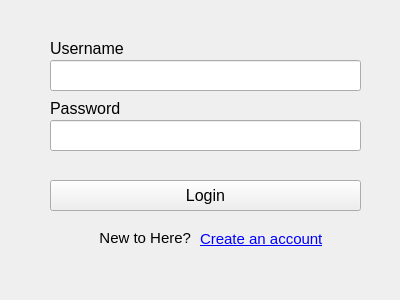
<?xml version="1.0" encoding="UTF-8"?>
<ui version="4.0">
 <class>Login</class>
 <widget class="QWidget" name="Login">
  <property name="geometry">
   <rect>
    <x>0</x>
    <y>0</y>
    <width>400</width>
    <height>300</height>
   </rect>
  </property>
  <property name="windowTitle">
   <string>Login</string>
  </property>
  <widget class="QLineEdit" name="Username_lineEdit">
   <property name="geometry">
    <rect>
     <x>50</x>
     <y>60</y>
     <width>311</width>
     <height>31</height>
    </rect>
   </property>
  </widget>
  <widget class="QLabel" name="Username_label">
   <property name="geometry">
    <rect>
     <x>50</x>
     <y>40</y>
     <width>91</width>
     <height>16</height>
    </rect>
   </property>
   <property name="font">
    <font>
     <family>Arial</family>
     <pointsize>12</pointsize>
    </font>
   </property>
   <property name="text">
    <string>Username</string>
   </property>
   <property name="alignment">
    <set>Qt::AlignLeading|Qt::AlignLeft|Qt::AlignVCenter</set>
   </property>
  </widget>
  <widget class="QLineEdit" name="Password_lineEdit">
   <property name="geometry">
    <rect>
     <x>50</x>
     <y>120</y>
     <width>311</width>
     <height>31</height>
    </rect>
   </property>
   <property name="echoMode">
    <enum>QLineEdit::Password</enum>
   </property>
  </widget>
  <widget class="QLabel" name="Password_label">
   <property name="geometry">
    <rect>
     <x>50</x>
     <y>100</y>
     <width>91</width>
     <height>16</height>
    </rect>
   </property>
   <property name="font">
    <font>
     <family>Arial</family>
     <pointsize>12</pointsize>
    </font>
   </property>
   <property name="text">
    <string>Password</string>
   </property>
   <property name="alignment">
    <set>Qt::AlignLeading|Qt::AlignLeft|Qt::AlignVCenter</set>
   </property>
  </widget>
  <widget class="QPushButton" name="Login_button">
   <property name="geometry">
    <rect>
     <x>50</x>
     <y>180</y>
     <width>311</width>
     <height>31</height>
    </rect>
   </property>
   <property name="font">
    <font>
     <family>Arial</family>
     <pointsize>12</pointsize>
    </font>
   </property>
   <property name="text">
    <string>Login</string>
   </property>
  </widget>
  <widget class="QLabel" name="New_to_here_label">
   <property name="geometry">
    <rect>
     <x>80</x>
     <y>230</y>
     <width>111</width>
     <height>16</height>
    </rect>
   </property>
   <property name="font">
    <font>
     <family>Arial</family>
     <pointsize>11</pointsize>
    </font>
   </property>
   <property name="text">
    <string>New to Here?</string>
   </property>
   <property name="alignment">
    <set>Qt::AlignRight|Qt::AlignTrailing|Qt::AlignVCenter</set>
   </property>
  </widget>
  <widget class="QLabel" name="Register_label">
   <property name="geometry">
    <rect>
     <x>200</x>
     <y>230</y>
     <width>141</width>
     <height>16</height>
    </rect>
   </property>
   <property name="font">
    <font>
     <family>Arial</family>
     <pointsize>11</pointsize>
    </font>
   </property>
   <property name="text">
    <string>&lt;a href=&quot;register&quot;&gt;Create an account&lt;/a&gt;
</string>
   </property>
   <property name="alignment">
    <set>Qt::AlignLeading|Qt::AlignLeft|Qt::AlignVCenter</set>
   </property>
  </widget>
 </widget>
 <resources/>
 <connections/>
</ui>
